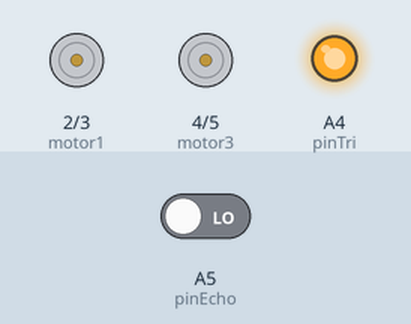
Bench run of a sketch on a simulated Arduino Uno, built with avr-gcc and run on an emulated ATmega328P. Shown: motor-driver pin pairs drawn as motors (green arrow = first pin HIGH = forward, orange = second pin HIGH = backward, longer = more drive), output pins drawn as LEDs (lit = HIGH). Inputs (shaded band) come from the test bench; at power-on: A5 (pinEcho) LOW. What the sketch prints to the serial monitor is not drawn.

Above: at 0.5 s.
Timing chart, 0 to 3.0 s (numbered marks = the images above):
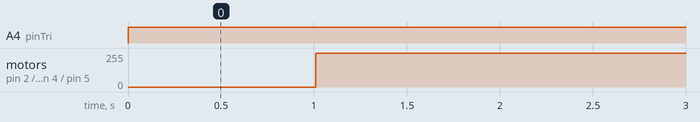

The sketch:

mark11.ino
```cpp
int pinTri = A4 ;
int pinEcho = A5 ;
int recibe ;
int motor1 = 2;
int motor2 = 3;
int motor3 = 4;
int motor4 = 5;
void setup() {
  // put your setup code here, to run once:
  pinMode(pinTri,OUTPUT);
  pinMode(pinEcho,INPUT);
  pinMode(motor1, OUTPUT);
  pinMode(motor2, OUTPUT);
  pinMode(motor3, OUTPUT);
  pinMode(motor4, OUTPUT);
  Serial.begin(9600);

}

void loop() {
  // put your main code here, to run repeatedly:
  digitalWrite(pinTri,HIGH);
  delayMicroseconds(25);
  recibe = pulseIn(pinEcho,HIGH);
  delay(10);
  digitalWrite(pinTri,LOW);
  Serial.println(recibe);
  if (recibe <= 2000){ // ataca
    digitalWrite(motor1,HIGH);
    digitalWrite(motor2,LOW);
    digitalWrite(motor3,HIGH);
    digitalWrite(motor4,LOW);
  }

}
void buscar(){

}
```

Measured:
- by itself, A4 (pinTri): LOW → HIGH at 0.00 s
- by itself, motor on pin 2 (motor1) / pin 3 (motor2), motor on pin 4 (motor3) / pin 5 (motor4): stopped → forward 255/255 at 1.0 s
